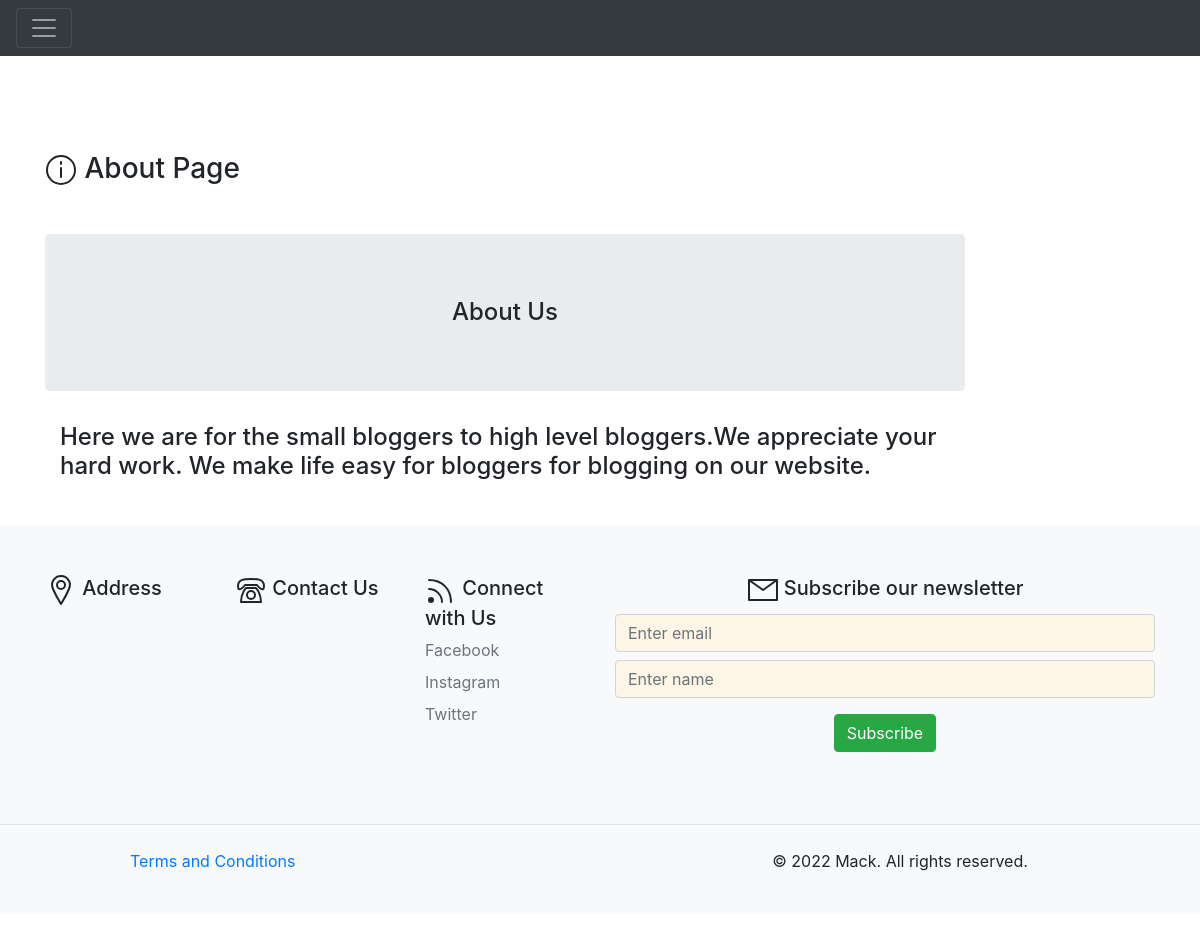
The page /about/ on the database its author committed.
### blog/models.py (models this page shows, shortened)
class AboutUs(models.Model):
    title = models.CharField(max_length=500)
    description = models.TextField(max_length=500)
    class Meta:
        verbose_name = 'AboutUs'
        verbose_name_plural = 'AboutUs'

### blog/views.py (the view)
# urls.py: path('about/', views.about, name="about"),
def about(request):
    about_obj = AboutUs.objects.filter().first()
    title = about_obj.title
    desc = about_obj.description
    context = {
        'title': title,
        'desc': desc
    }
    return render(request, 'blog/about.html', context)

### blog/templates/blog/about.html
{% extends 'blog/base.html' %}
{% load  static %}
{% block content%}
<div class="col-sm-10">
    <h3 class="my-5"><svg id="i-info" xmlns="http://www.w3.org/2000/svg" viewBox="0 0 32 32" width="32" height="32" fill="none" stroke="currentcolor" stroke-linecap="round" stroke-linejoin="round" stroke-width="2">
        <path d="M16 14 L16 23 M16 8 L16 10" />
        <circle cx="16" cy="16" r="14" />
    </svg> About Page</h3>
    <h4 class="jumbotron text-center">{{title}}<h4>
        <h4 class="container">{{desc}}<h4>&nbsp;
    </div>
</div>
{% endblock content%}

### rows shown on the page
AboutUs: title "About Us", description "Here we are for the small bloggers to high level bloggers.We appreciate your hard work. We make life easy for bloggers for blogging on our website."
